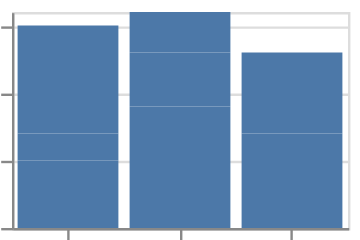

The Vega-Lite source for this figure:
### Vega-Lite specification from a JSON file in a GitHub repository (floating-point values rounded to 4 significant figures)
{"$schema": "https://vega.github.io/schema/vega-lite/v6.json", "padding": 5, "autosize": "none", "data": {"name": "table", "values": [{"c": "A", "g": "p", "x": 1, "y": 2, "v": 5, "t": "2024-01-15", "o": {"v": 3}, "IMDB Rating": 6.1, "d": "x1"}, {"c": "B", "g": "q", "x": 2, "y": 4, "v": 9, "t": "2024-02-20", "o": {"v": 7}, "IMDB Rating": 7.4, "d": "x2"}, {"c": "A", "g": "q", "x": 3, "y": 3, "v": 2, "t": "2024-03-05", "o": {"v": 1}, "IMDB Rating": 5.2, "d": "x1"}, {"c": "C", "g": "p", "x": 4, "y": 6, "v": 7, "t": "2024-05-30", "o": {"v": 4}, "IMDB Rating": 8.8, "d": "x3"}, {"c": "B", "g": "p", "x": 5, "y": 5, "v": 4, "t": "2024-07-11", "o": {"v": 9}, "IMDB Rating": 6.9, "d": "x2"}, {"c": "C", "g": "q", "x": 6, "y": 8, "v": 6, "t": "2024-09-02", "o": {"v": 2}, "IMDB Rating": 7.7, "d": "x3"}, {"c": "A", "g": "p", "x": 7, "y": 7, "v": 8, "t": "2024-11-25", "o": {"v": 5}, "IMDB Rating": 4.4, "d": "x1"}, {"c": "B", "g": "q", "x": 8, "y": 9, "v": 3, "t": "2024-12-31", "o": {"v": 8}, "IMDB Rating": 9.1, "d": "x2"}]}, "width": 140, "height": 90, "mark": "bar", "encoding": {"x": {"field": "c", "type": "nominal", "scale": {"bins": [0, 5, 10]}}, "y": {"field": "v", "type": "quantitative"}}}
